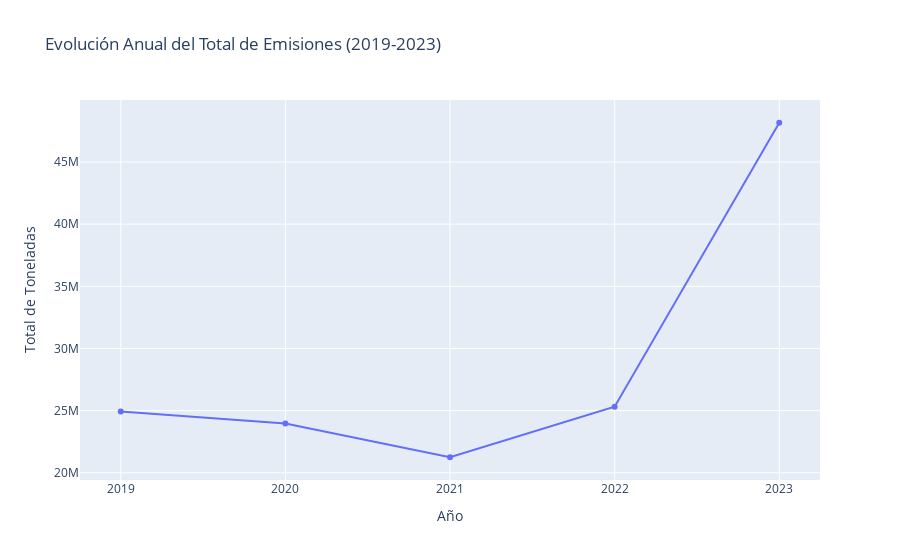

Here is the notebook cell this chart was saved with:
### Markdown cell above
#### Pregunta 4: ¿Cómo han evolucionado las emisiones año a año?
Este análisis nos mostrará la tendencia general.

### Code cell
# Agrupamos por año
emisiones_por_ano = df_total.groupby('ano')['cantidad_toneladas'].sum()

# Gráfico de líneas para ver la tendencia
fig_ano = px.line(
    emisiones_por_ano,
    x=emisiones_por_ano.index,
    y='cantidad_toneladas',
    title='Evolución Anual del Total de Emisiones (2019-2023)',
    labels={'cantidad_toneladas': 'Total de Toneladas', 'ano': 'Año'},
    markers=True # Añade marcadores en cada punto de dato
)
# Aseguramos que los años se muestren como números enteros
fig_ano.update_xaxes(dtick=1)

fig_ano.show()

### Figure 1 — Plotly figure (JSON) as saved in the notebook; plotly's stock layout.template omitted (floating-point values rounded to 4 significant figures)
{"data": [{"hovertemplate": "Año=%{x}<br>Total de Toneladas=%{y}<extra></extra>", "legendgroup": "", "line": {"color": "#636efa", "dash": "solid"}, "marker": {"symbol": "circle"}, "mode": "lines+markers", "name": "", "orientation": "v", "showlegend": false, "type": "scatter", "x": [2019, 2020, 2021, 2022, 2023], "xaxis": "x", "y": [24930000.0, 23970000.0, 21250000.0, 25320000.0, 48160000.0], "yaxis": "y"}], "layout": {"legend": {"tracegroupgap": 0}, "title": {"text": "Evolución Anual del Total de Emisiones (2019-2023)"}, "xaxis": {"anchor": "y", "domain": [0, 1], "dtick": 1, "title": {"text": "Año"}}, "yaxis": {"anchor": "x", "domain": [0, 1], "title": {"text": "Total de Toneladas"}}}}
